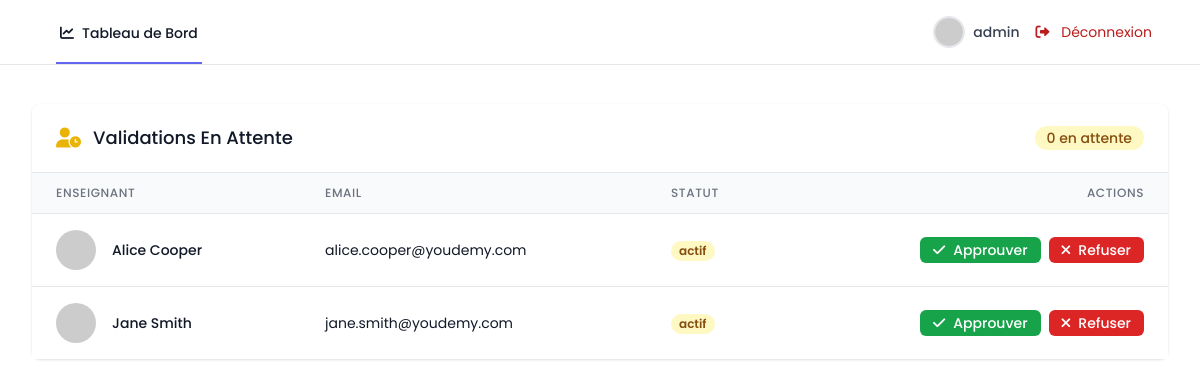
Screenshot of /views/admin/allEnseignement.php (signed in) with the database file from the repository.
### tables this page shows
CREATE TABLE utilisateurs (
    id INT PRIMARY KEY AUTO_INCREMENT,
    nom VARCHAR(100) NOT NULL,
    email VARCHAR(100) NOT NULL UNIQUE,
    password VARCHAR(255) NOT NULL,
    role ENUM('admin', 'enseignant', 'etudiant') NOT NULL,
    status ENUM('actif', 'inactif', 'en_attente') NOT NULL DEFAULT 'en_attente'
);

### models/Admin.php (called while the page is built, shortened)
<?php
class Admin extends User
{
    public function getAllUsers()
    {
        try {
            $db = Database::getInstance();
            $conn = $db->getConnection();
            $stmt = $conn->prepare("
                SELECT * FROM utilisateurs
                WHERE NOT (role = 'enseignant' AND status = 'inactif')
                ORDER BY FIELD(role, 'admin', 'enseignant', 'etudiant'),
                         FIELD(status, 'actif', 'en_attente', 'inactif'),
                         nom
            ");
            $stmt->execute();
            return $stmt->fetchAll(PDO::FETCH_ASSOC);
        } catch (PDOException $e) {
            return ['error' => 'Erreur lors de la récupération des utilisateurs: ' . $e->getMessage()];
        }
    }
}

### views/admin/allEnseignement.php (the view, shortened to what this page needs)
<?php
require_once __DIR__ . '/../../models/Admin.php';
  $admin = new Admin(
    $_SESSION['user']['nom'],
    $_SESSION['user']['email'],
    '',
    'admin',
    'actif'
  );
  $allUsers = $admin->getAllUsers();
  $pendingTeachers = count(array_filter($allUsers, function ($user) {
    return $user['role'] === 'enseignant' && $user['status'] === 'en_attente';
  }));
  $pendingValidations = array_filter($allUsers, function ($user) {
    return $user['role'] === 'enseignant'   ;
  });
  ?>
  <!DOCTYPE html>
  <html lang="en">
  <head>
  <script src="https://cdn.tailwindcss.com"></script>
  <link rel="stylesheet" href="https://cdnjs.cloudflare.com/ajax/libs/font-awesome/6.0.0/css/all.min.css">
<body class="h-full">
  <div class="min-h-full">
    <nav class="bg-white border-b border-gray-200 fixed w-full z-30 top-0">
      <div class="max-w-7xl mx-auto px-4 sm:px-6 lg:px-8">
        <div class="flex justify-between h-16">
          <div class="flex">
            <div class="hidden sm:ml-6 sm:flex sm:space-x-8">
              <a href="dashboard.php" class="border-indigo-500 text-gray-900 inline-flex items-center px-1 pt-1 border-b-2 text-sm font-medium">
                <i class="fas fa-chart-line mr-2"></i>
                Tableau de Bord
              </a>
            </div>
          </div>
          <div class="hidden sm:ml-6 sm:flex sm:items-center">
            <div class="ml-3 relative">
              <div class="flex items-center">
                <button type="button" class="bg-white flex text-sm rounded-full focus:outline-none focus:ring-2 focus:ring-offset-2 focus:ring-indigo-500 items-center" id="user-menu-button" aria-expanded="false" aria-haspopup="true" onclick="toggleProfileDropdown()">
                  <img class="h-8 w-8 rounded-full object-cover border-2 border-gray-200" src="https://ui-avatars.com/api/?name=<?php echo urlencode($_SESSION['user']['nom']); ?>&background=random" alt="">
                  <span class="ml-2 text-gray-700 font-medium"><?php echo htmlspecialchars($_SESSION['user']['nom']); ?></span>
                </button>
                <a href="../auth/logout.php" class="block px-4 py-2 text-sm text-red-700 hover:bg-red-50" role="menuitem" onclick="return confirm('Êtes-vous sûr de vouloir vous déconnecter ?');">
                      <i class="fas fa-sign-out-alt mr-2"></i>
                      Déconnexion
                  </a>
              </div>
            </div>
          </div>
        </div>
      </div>
    </nav>
    <main class="max-w-7xl mt-12 mx-auto py-6 sm:px-6 lg:px-8">
      <div class="mt-8">
        <div class="bg-white shadow rounded-lg">
          <div class="px-4 py-5 sm:px-6 flex justify-between items-center">
            <div class="flex items-center">
              <i class="fas fa-user-clock text-yellow-500 text-xl mr-3"></i>
              <h3 class="text-lg leading-6 font-medium text-gray-900">Validations En Attente</h3>
            </div>
            <span class="inline-flex items-center px-3 py-0.5 rounded-full text-sm font-medium bg-yellow-100 text-yellow-800">
              <?php echo $pendingTeachers; ?>  en attente
            </span>
          </div>
          <div class="border-t border-gray-200">
            <div class="overflow-x-auto">
              <table class="min-w-full divide-y divide-gray-200">
                <thead class="bg-gray-50">
                  <tr>
                    <th class="px-6 py-3 text-left text-xs font-medium text-gray-500 uppercase tracking-wider">Enseignant</th>
                    <th class="px-6 py-3 text-left text-xs font-medium text-gray-500 uppercase tracking-wider">Email</th>
                    <th class="px-6 py-3 text-left text-xs font-medium text-gray-500 uppercase tracking-wider">Statut</th>
                    <th class="px-6 py-3 text-right text-xs font-medium text-gray-500 uppercase tracking-wider">Actions</th>
                  </tr>
                </thead>
                <tbody class="bg-white divide-y divide-gray-200">
                  <?php foreach ($pendingValidations as $teacher): ?>
                    <tr class="hover:bg-gray-50">
                      <td class="px-6 py-4 whitespace-nowrap">
                        <div class="flex items-center">
                          <img class="h-10 w-10 rounded-full object-cover"
                            src="https://ui-avatars.com/api/?name=<?php echo urlencode($teacher['nom']); ?>&background=random"
                            alt="<?php echo htmlspecialchars($teacher['nom']); ?>">
                          <div class="ml-4">
                            <div class="text-sm font-medium text-gray-900">
                              <?php echo htmlspecialchars($teacher['nom']); ?>
                            </div>
                          </div>
                        </div>
                      </td>
                      <td class="px-6 py-4 whitespace-nowrap">
                        <div class="text-sm text-gray-900"><?php echo htmlspecialchars($teacher['email']); ?></div>
                      </td>
                      <td class="px-6 py-4 whitespace-nowrap">
                        <span class="px-2 inline-flex text-xs leading-5 font-semibold rounded-full bg-yellow-100 text-yellow-800">
                        <?php echo $teacher['status']; ?>
                        </span>
                      </td>
                      <td class="px-6 py-4 whitespace-nowrap text-right text-sm font-medium">
                        <form method="POST" action="validate_teacher.php" class="inline-flex space-x-2">
                          <button type="submit" name="action" value="approve"
                            class="inline-flex items-center px-3 py-1 border border-transparent text-sm leading-4 font-medium rounded-md text-white bg-green-600 hover:bg-green-700 focus:outline-none focus:ring-2 focus:ring-offset-2 focus:ring-green-500">
                            <i class="fas fa-check mr-2"></i>
                            Approuver
                          </button>
                          <button type="submit" name="action" value="reject"
                            class="inline-flex items-center px-3 py-1 border border-transparent text-sm leading-4 font-medium rounded-md text-white bg-red-600 hover:bg-red-700 focus:outline-none focus:ring-2 focus:ring-offset-2 focus:ring-red-500">
                            <i  class="fas fa-times mr-2"></i>
                            Refuser
                          </button>
                        </form>
                      </td>
                    </tr>
                  <?php endforeach; ?>
                </tbody>
              </table>
            </div>
          </div>
        </div>
      </div>
</body>
  </html>

### views/admin/allEnseignement.php (style rules this page uses)
body { font-family: 'Poppins', sans-serif; }

### rows the page displays
utilisateurs: nom "Alice Cooper", email "alice.cooper@youdemy.com", status "actif"
utilisateurs: nom "Jane Smith", email "jane.smith@youdemy.com", status "actif"

### other values shown
$_SESSION['user']['nom'] "admin"
$pendingTeachers "0"
